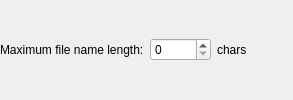
                   <widget class="QWidget" name="hwiFileNameLen" native="true">
                    <property name="minimumSize">
                     <size>
                      <width>0</width>
                      <height>10</height>
                     </size>
                    </property>
                    <layout class="QHBoxLayout" name="horizontalLayout_6">
                     <property name="leftMargin">
                      <number>0</number>
                     </property>
                     <property name="topMargin">
                      <number>0</number>
                     </property>
                     <property name="rightMargin">
                      <number>0</number>
                     </property>
                     <property name="bottomMargin">
                      <number>0</number>
                     </property>
                     <item>
                      <widget class="QLabel" name="label_3">
                       <property name="toolTip">
                        <string>&lt;html&gt;&lt;head/&gt;&lt;body&gt;&lt;p&gt;&lt;span style=&quot; font-weight:600;&quot;&gt;What it means:&lt;/span&gt; This determines the maximum length for a file or directory name; it is equivalent to the NAME_MAX macro in POSIX.&lt;/p&gt;&lt;p&gt;&lt;span style=&quot; font-weight:600;&quot;&gt;Guidance:&lt;/span&gt; For efficient, compact directories, this should be kept as small as possible. Directory entries have a fixed size, so all names consume the same amount of directory space as the maximum-length name. If your application code has already been written, it is reasonable to search your application for the longest file name, and use that; or if you previously used a FAT file system without long file names, you can set this to 12 (sufficient for 8.3 names). Internally, directory entry sizes must be a multiple of four; if the maximum name length is not divisible by four, directory entries will be padded with unused bytes. To avoid this padding, use a name length which is divisible by four. The maximum legal name length is block size minus 20, but using such large names is not recommended.&lt;/p&gt;&lt;/body&gt;&lt;/html&gt;</string>
                       </property>
                       <property name="text">
                        <string>Maximum file name length:</string>
                       </property>
                      </widget>
                     </item>
                     <item>
                      <widget class="QSpinBox" name="sbFileNameLen">
                       <property name="maximum">
                        <number>65535</number>
                       </property>
                      </widget>
                     </item>
                     <item>
                      <widget class="QLabel" name="label_4">
                       <property name="text">
                        <string>chars</string>
                       </property>
                      </widget>
                     </item>
                     <item>
                      <spacer name="horizontalSpacer">
                       <property name="orientation">
                        <enum>Qt::Horizontal</enum>
                       </property>
                       <property name="sizeHint" stdset="0">
                        <size>
                         <width>40</width>
                         <height>20</height>
                        </size>
                       </property>
                      </spacer>
                     </item>
                     <item>
                      <widget class="WarningBtn" name="wbtnFileNameLen" native="true">
                       <property name="sizePolicy">
                        <sizepolicy hsizetype="Fixed" vsizetype="Ignored">
                         <horstretch>0</horstretch>
                         <verstretch>0</verstretch>
                        </sizepolicy>
                       </property>
                       <property name="minimumSize">
                        <size>
                         <width>0</width>
                         <height>18</height>
                        </size>
                       </property>
                       <property name="maximumSize">
                        <size>
                         <width>18</width>
                         <height>18</height>
                        </size>
                       </property>
                      </widget>
                     </item>
                    </layout>
                   </widget>
